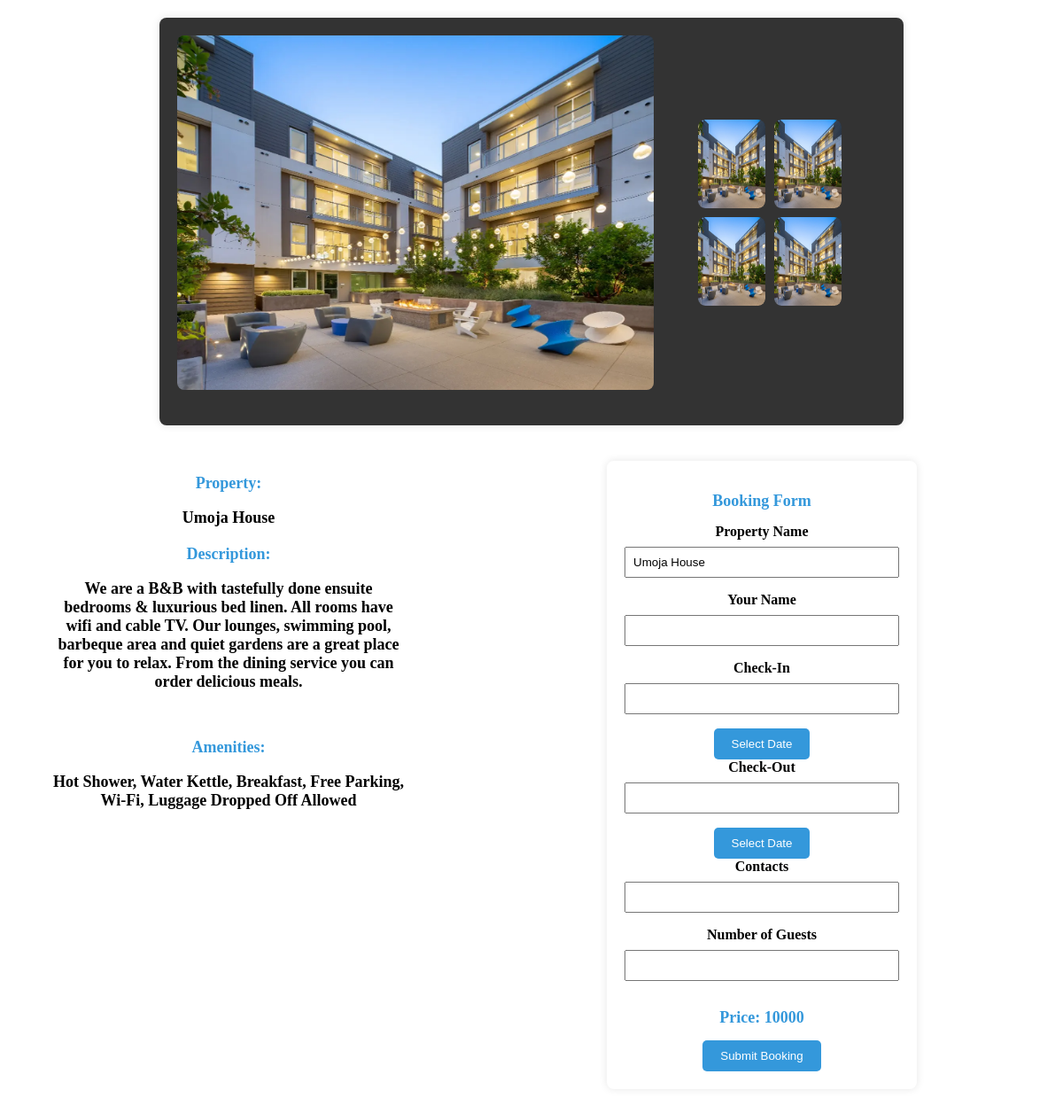
Page /booking/ (signed in) on the committed database.
### tables this page shows
CREATE TABLE properties (
                id INTEGER PRIMARY KEY AUTOINCREMENT,
                name TEXT NOT NULL,
                image BLOB NOT NULL,
                description TEXT NOT NULL,
                thumbnail BLOB NOT NULL,
                interiorimg1 BLOB NOT NULL,
                interiorimg2 BLOB NOT NULL,
                interiorimg3 BLOB NOT NULL,
                interiorimg4 BLOB NOT NULL,
                Price INTEGER NOT NULL,
                Amenities TEXT NOT NULL,
                admin_id INTEGER NOT NULL,
                property_type TEXT NOT NULL,
                FOREIGN KEY (admin_id) REFERENCES admins (id)
            );

### app.py (the view)
@app.route('/booking/', defaults={'property_id': None})
@app.route('/booking/<int:property_id>')
def booking(property_id):
    if 'user_id' not in session:
        return redirect(url_for('login', next=request.url))
    try:
        with sqlite3.connect('users.db') as connection:
            cursor = connection.cursor()
            if property_id is None:
                cursor.execute("SELECT id FROM properties ORDER BY RANDOM() LIMIT 1")
                property_id = cursor.fetchone()[0]
            cursor.execute("SELECT * FROM properties WHERE id=?", (property_id,))
            property_data = cursor.fetchone()
        if property_data:
            return render_template('booking_details.html', property_data=property_data)
        else:
            return render_template('error.html', error='Property not found')
    except Exception as e:
        print(f"Error fetching property information: {e}")
        return render_template('error.html', error=str(e))

### templates/booking_details.html (shortened to what this page needs)
<!DOCTYPE html>
<html lang="en">
<head>
   <link rel="stylesheet" href="https://cdnjs.cloudflare.com/ajax/libs/pikaday/1.8.2/css/pikaday.css" />
<link rel="stylesheet" href="https://cdn.jsdelivr.net/npm/sweetalert2@11/dist/sweetalert2.min.css">
</head>
<body>
    <div class="booking-details-container">
        <img src="/{{ property_data[2] }}" alt="{{ property_data[0] }}" class="property-image">
        <div class="additional-images-container">
            <div class="additional-image">
                <img src="/{{ property_data[5] }}" alt="{{ property_data[0] }}">
            </div>
            <div class="additional-image">
                <img src="/{{ property_data[6] }}" alt="{{ property_data[0] }}">
            </div>
            <div class="additional-image">
                <img src="/{{ property_data[7] }}" alt="{{ property_data[0] }}">
            </div>
            <div class="additional-image">
                <img src="/{{ property_data[8] }}" alt="{{ property_data[0] }}">
            </div>
        </div>
        </div>
        <div class="container">
        <div class="booking-details-container1">
            <h2>Property: <p>{{ property_data[1] }}</p></h2>
            <h2>Description: <p>{{ property_data[3] }}</p></h2><br>
            <h2>Amenities: <p>{{ property_data[10] }}</p></h2>
        </div>
        <div class="booking-details-container2">
            <h2>Booking Form</h2>
            <form action="/submit_booking" method="post">
                <label for="property_name">Property Name</label>
                <input type="text" id="property_name" name="property_name" value="{{ property_data[1] }}" readonly>
                <label for="guest_name">Your Name</label>
                <input type="text" id="guest_name" name="guest_name" required>
                <label for="check_in">Check-In</label>
                <input type="text" id="check_in" name="check_in" readonly>
                <button type="button" onclick="openCalendar('check_in')">Select Date</button>
                <label for="check_out">Check-Out</label>
                <input type="text" id="check_out" name="check_out" readonly>
                <button type="button" onclick="openCalendar('check_out')">Select Date</button>
                <label for="contacts">Contacts</label>
                <input type="text" id="contacts" name="contacts" required>
                <label for="guests">Number of Guests</label>
                <input type="number" id="guests" name="guests" required>
                <div id="price-section">
                    <h2>Price: <span id="calculated-price">{{ property_data[9] }}</span></h2>
                </div>
                <button type="button" onclick="showPopupForm()">Submit Booking</button>
                            </form>
        </div>
        </div>
</body>
</html>

### templates/booking_details.html (style rules this page uses)
.booking-details-container { max-width: 800px; margin: 20px auto; background-color: #333; padding: 20px; border-radius: 8px; box-shadow: 0 0 10px rgba(0, 0, 0, 0.1); text-align: center; display: flex; align-items: center; }
.booking-details-container1 { max-width: 400px; background-color: white; padding: 20px; border-radius: 8px; box-shadow: 0 0 10px rgba(0, 0, 0, 0.0); text-align: center; align-self: start; margin-left: 0; }
.booking-details-container2 { max-width: 400px; background-color: white; padding: 20px; border-radius: 8px; box-shadow: 0 0 10px rgba(0, 0, 0, 0.0); text-align: center; margin-left: auto; }
.property-image { width: 100%; height: 400px; border-radius: 8px; margin-bottom: 20px; display: block; margin-left: auto; margin-right: auto; }
.additional-images-container { display: grid; grid-template-rows: repeat(2, 1fr); grid-template-columns: repeat(2, 1fr); gap: 10px; margin-bottom: 20px; margin-left: 50px; margin-right: 50px; }
.additional-image { width: 100%; border-radius: 8px; overflow: hidden; }
.additional-image img { width: 100%; height: 100px; border-radius: 8px; display: flex; margin: 0 auto; }
h2 { color: #3498db; font-size: large; }
p { color: black; margin-bottom: 20px; }
.container { display: flex; }
.booking-details-container1, .booking-details-container2 { max-width: 400px; background-color: white; padding: 20px; border-radius: 8px; box-shadow: 0 0 10px rgba(0, 0, 0, 0.0); text-align: center; margin: 0 50px; }
.booking-details-container1 { align-self: start; margin-left: 30px; }
.booking-details-container2 { margin-left: auto; }
.booking-details-container2 { max-width: 400px; margin: 20px auto; background-color: #fff; padding: 20px; border-radius: 8px; box-shadow: 0 0 10px rgba(0, 0, 0, 0.1); }
label { display: block; margin-bottom: 8px; font-weight: bold; }
input { width: 100%; padding: 8px; margin-bottom: 16px; box-sizing: border-box; }
button { background-color: #3498db; color: #fff; padding: 10px 20px; border: none; border-radius: 5px; cursor: pointer; }

### rows in the picture
properties: image (picture), interiorimg1 (picture), interiorimg2 (picture), interiorimg3 (picture), interiorimg4 (picture), name "Umoja House", description "We are a B&B with tastefully done ensuite bedrooms & luxurious bed linen. All rooms have wifi and cable TV. Our lounges, swimming pool, barbeque area and quiet gardens are a great place for you to relax. From the dining service you can order delicious meals.", Amenities "Hot Shower, Water Kettle, Breakfast, Free Parking, Wi-Fi, Luggage Dropped Off Allowed", property_name "Umoja House", Price "10000"
